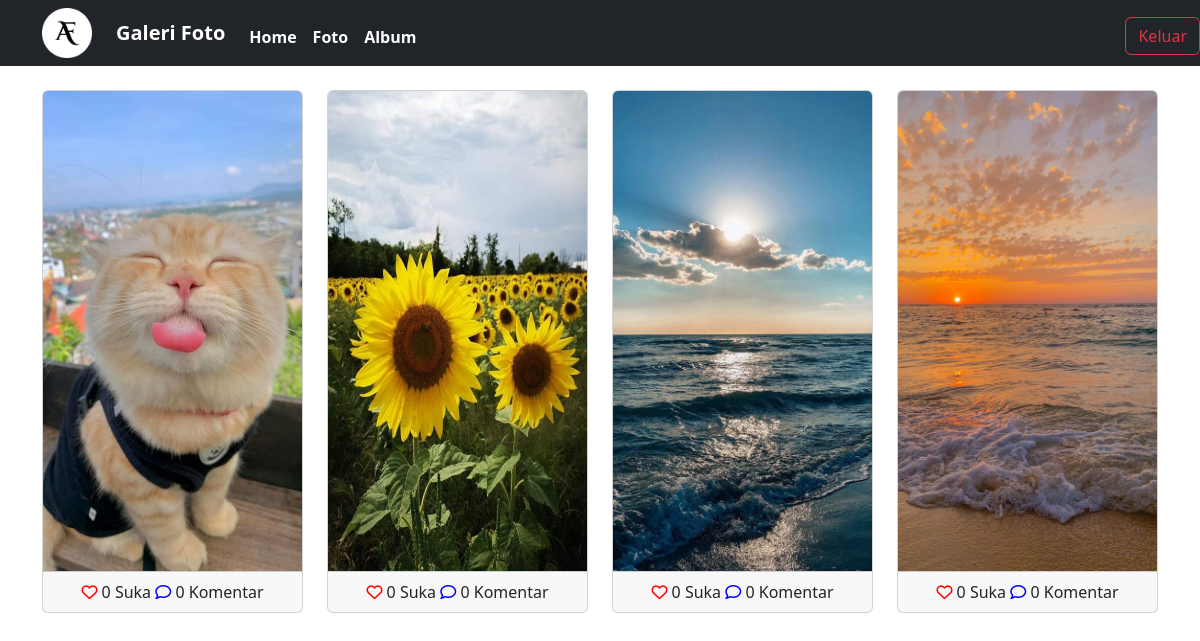
/admin/index.php (signed in), run on the app's committed database.
### tables this page shows
CREATE TABLE `foto` (
  `fotoid` int(11) NOT NULL,
  `judulfoto` varchar(255) NOT NULL,
  `deskripsifoto` text NOT NULL,
  `tanggalunggah` date NOT NULL,
  `lokasifile` varchar(255) NOT NULL,
  `albumid` int(11) NOT NULL,
  `userid` int(11) NOT NULL
);

### admin/index.php (the view, shortened to what this page needs)
<?php
include '../config/koneksi.php';
$userid = $_SESSION['userid'];
?>
<!DOCTYPE html>
<html lang="en">
<head>
  <link href="https://cdn.jsdelivr.net/npm/bootstrap@5.3.3/dist/css/bootstrap.min.css" rel="stylesheet"
>
  <link rel="stylesheet" href="https://cdnjs.cloudflare.com/ajax/libs/font-awesome/6.6.0/css/all.min.css"
 />
</head>
<body>
  <nav class="navbar navbar-expand-lg bg-dark">
    <div class="container">
      <img src="../assets/img/image-modified.png" width="50px" height="50px">
      <a class="navbar-brand text-white fw-bold ms-4" href="index.php">Galeri Foto</a>
      <div class="collapse navbar-collapse mt-2" id="navbarNav">
        <ul class="navbar-nav me-auto">
          <a href="home.php" class="nav-link text-white fw-bold">Home</a>
          <a href="foto.php" class="nav-link text-white fw-bold">Foto</a>
          <a href="Album.php" class="nav-link text-white fw-bold">Album</a>
          <a href="../index.php" class="btn btn-outline-danger position-absolute end-0">Keluar</a>
      </div>
    </div>
  </nav>
  <div class="container mt-4">
    <div class="row">
      <?php
      $query = mysqli_query($koneksi, "SELECT * FROM foto INNER JOIN user ON foto.userid=user.userid INNER JOIN album ON foto.albumid=album.albumid");
      while ($data = mysqli_fetch_array($query)) {
        ?>
        <div class="col-md-3 d-flex justify-content-center align-items-stretch">
          <div class="card mb-4" style="width: 18rem;">
            <a class="" type="button" data-bs-toggle="modal" data-bs-target="#komentar<?php echo $data['fotoid'] ?>">
              <img src="../assets/img/<?php echo $data['lokasifile'] ?>" class="card-img-top"
                title="<?php echo $data['judulfoto'] ?>" style="height: 30rem;">
            </a>
            <div class="card-footer text-center">
              <?php
              $fotoid = $data['fotoid'];
              $ceksuka = mysqli_query($koneksi, "SELECT * FROM likefoto WHERE fotoid='$fotoid' AND userid='$userid'");
              if (mysqli_num_rows($ceksuka) == 1) { ?>
                <a href="../config/proses_like.php?fotoid=<?php echo $data['fotoid'] ?>" type="submit" name="suka"><i
                    class="fa fa-heart" style="color: red"></i></a>
              <?php } else { ?>
                <a href="../config/proses_like.php?fotoid=<?php echo $data['fotoid'] ?>"type="submit" name="suka"><i
                    class="fa-regular fa-heart" style="color: red;"></i></a>
              <?php }
              $like = mysqli_query($koneksi, "SELECT * FROM likefoto WHERE fotoid='$fotoid'");
              echo mysqli_num_rows($like) . ' Suka';
              ?>
              <a href="#" type="button" data-bs-toggle="modal" data-bs-target="#komentar<?php echo $data['fotoid'] ?>"><i
                  class="fa-regular fa-comment" style="color: blue;"></i></a>
              <?php
              $jmlkomen = mysqli_query($koneksi, "SELECT * FROM komentarfoto WHERE fotoid='$fotoid'");
              echo mysqli_num_rows($jmlkomen) . ' Komentar';
              ?>
            </div>
          </div>
        </div>
      <?php } ?>
    </div>
  </div>
</body>
</html>

### data on the page
foto: lokasifile (picture), mysqli_num_rows($like) "0", mysqli_num_rows($jmlkomen) "0"
foto: lokasifile (picture), mysqli_num_rows($like) "0", mysqli_num_rows($jmlkomen) "0"
foto: lokasifile (picture), mysqli_num_rows($like) "0", mysqli_num_rows($jmlkomen) "0"
foto: lokasifile+judulfoto (picture), mysqli_num_rows($like) "0", mysqli_num_rows($jmlkomen) "0"
